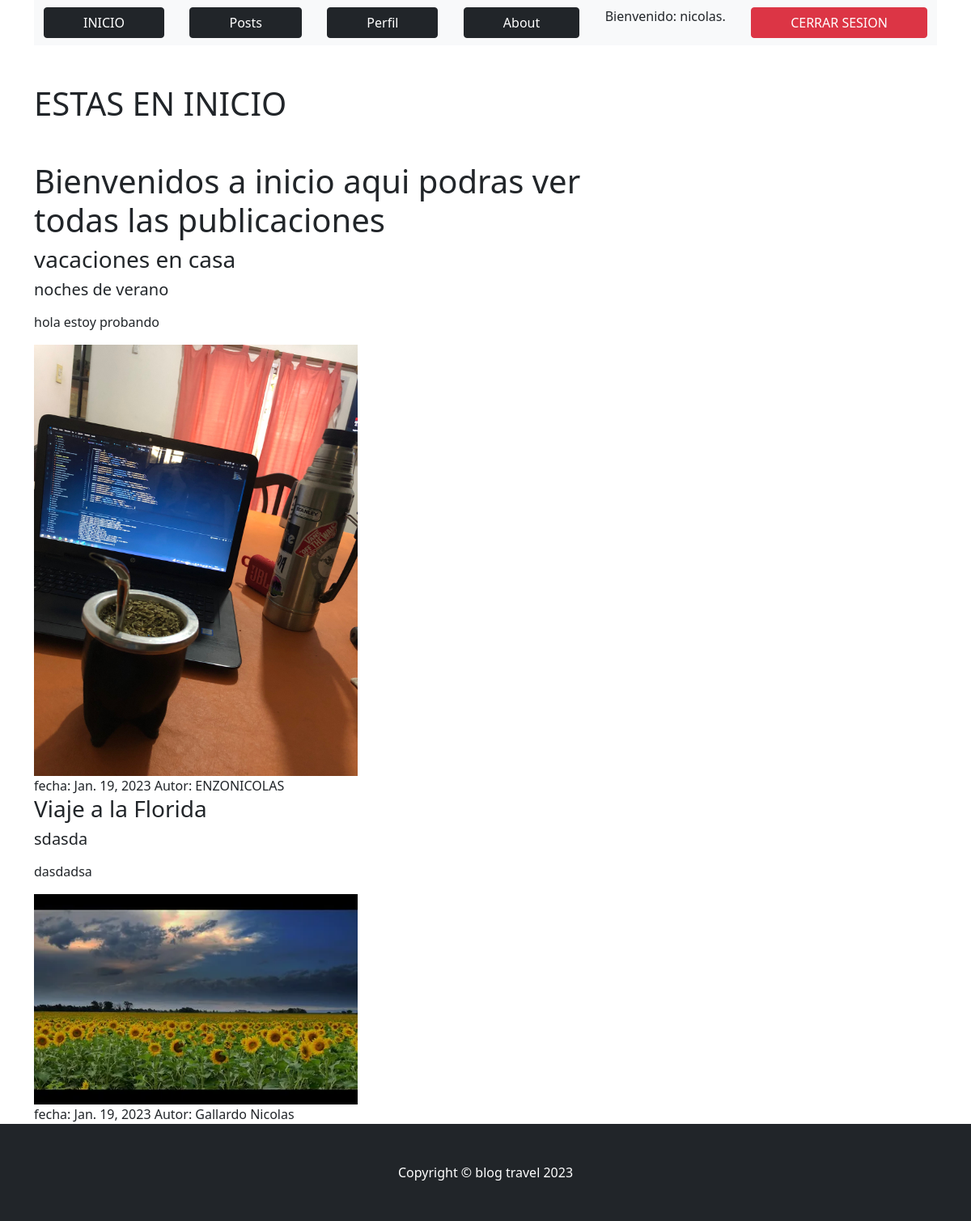
The page /AppBlog/inicio/ (signed in) on the database its author committed.
### AppBlog/models.py (models this page shows, shortened)
class Post(models.Model):
    titulo= models.CharField(max_length=100)
    subtitulo=models.CharField(max_length=150)
    cuerpo= RichTextField(blank=True, null=True)
    autor= models.CharField(max_length=50)
    fecha= models.DateField()
    imagen = models.ImageField(upload_to="imgs")

### AppBlog/views.py (the view)
# urls.py: path("inicio/", inicio, name="inicio"),
@login_required
def inicio(request):
    publicaciones = Post.objects.all()
    return render(request, "AppBlogg/inicio.html", {"publicaciones":publicaciones})

### AppBlog/templates/AppBlogg/inicio.html
{% extends "AppBlogg/padre.html" %}
{% load static %}
{% block titulo %}
<h1 class="mb-5">ESTAS EN INICIO</h1>
{% endblock %}
{% block contenido_que_cambia %}
<h1>Bienvenidos a inicio aqui podras ver todas las publicaciones</h1>
<section>
    {% for post in publicaciones %}
        <article>
            <h3>{{ post.titulo }}</h3>
            <h5>{{ post.subtitulo }}</h5>
            <p>
                {{ post.cuerpo|safe}}
            </p>
            <img src="{{ post.imagen.url }}"
            width="400px"
            alt="">
            <footer>
                fecha: {{ post.fecha }}
                Autor: {{ post.autor }}
            </footer>
        </article>
    {% endfor %}
</section>
{% endblock %}

### AppBlog/templates/AppBlogg/padre.html (shortened to what this page needs)
<!DOCTYPE html>
<html lang="en">
    <head>
        {% load static %}
        <link href="{% static 'AppBlog/css/styles.css' %}" rel="stylesheet" />
    </head>
    <body>
        <nav  style="display: flex; justify-content: space-around;">
            <div class="container">
                <nav class="navbar navbar-light bg-light static-top">
                    <div class="container">
                        {% if user.is_authenticated %}
                        <a class="btn btn-dark px-5"  href="{% url 'inicio' %}">INICIO</a>
                        <a class="btn btn-dark px-5" href="{% url 'leerPosts' %}">Posts</a>
                        <a class="btn btn-dark px-5" href="{% url 'editarPerfil' %}">Perfil</a>
                        <a class="btn btn-dark px-5" href="{% url 'about' %}">About</a>
                        <p>Bienvenido: {{ user.username }}</p>
                        <a class="btn btn-danger px-5" href="{% url 'logout' %}">CERRAR SESION</a>
                        {% else %}
                        <a class="btn btn-dark px-5" href="{% url 'register' %}">REGISTRO</a>
                        <a class="btn btn-dark px-5" href="{% url 'login' %}">INGRESAR</a>
                        {% endif %}
                </div>
            </div>
        </nav>
        <div class="container mt-5">
            <div class="row">
                <div class="col-lg-8">
                    <article>
                        <header class="mb-4">
                            {% block titulo %}
                            {% endblock %}
                        </header>
                        {% block contenido_que_cambia %}
                        {% endblock %}
                    </article>
                    </div>
                </div>
            </div>
        <footer class="py-5 bg-dark">
            <div class="container"><p class="m-0 text-center text-white">Copyright &copy; blog travel 2023</p></div>
        </footer>
    </body>
</html>

### rows shown on the page
Post: titulo "vacaciones en casa", subtitulo "noches de verano", cuerpo "hola estoy probando", imagen (picture), fecha "Jan. 19, 2023", autor "ENZONICOLAS"
Post: titulo "Viaje a la Florida", subtitulo "sdasda", cuerpo "dasdadsa", imagen (picture), fecha "Jan. 19, 2023", autor "Gallardo Nicolas"

### other values the page prints
{{ user.username }} "nicolas."
